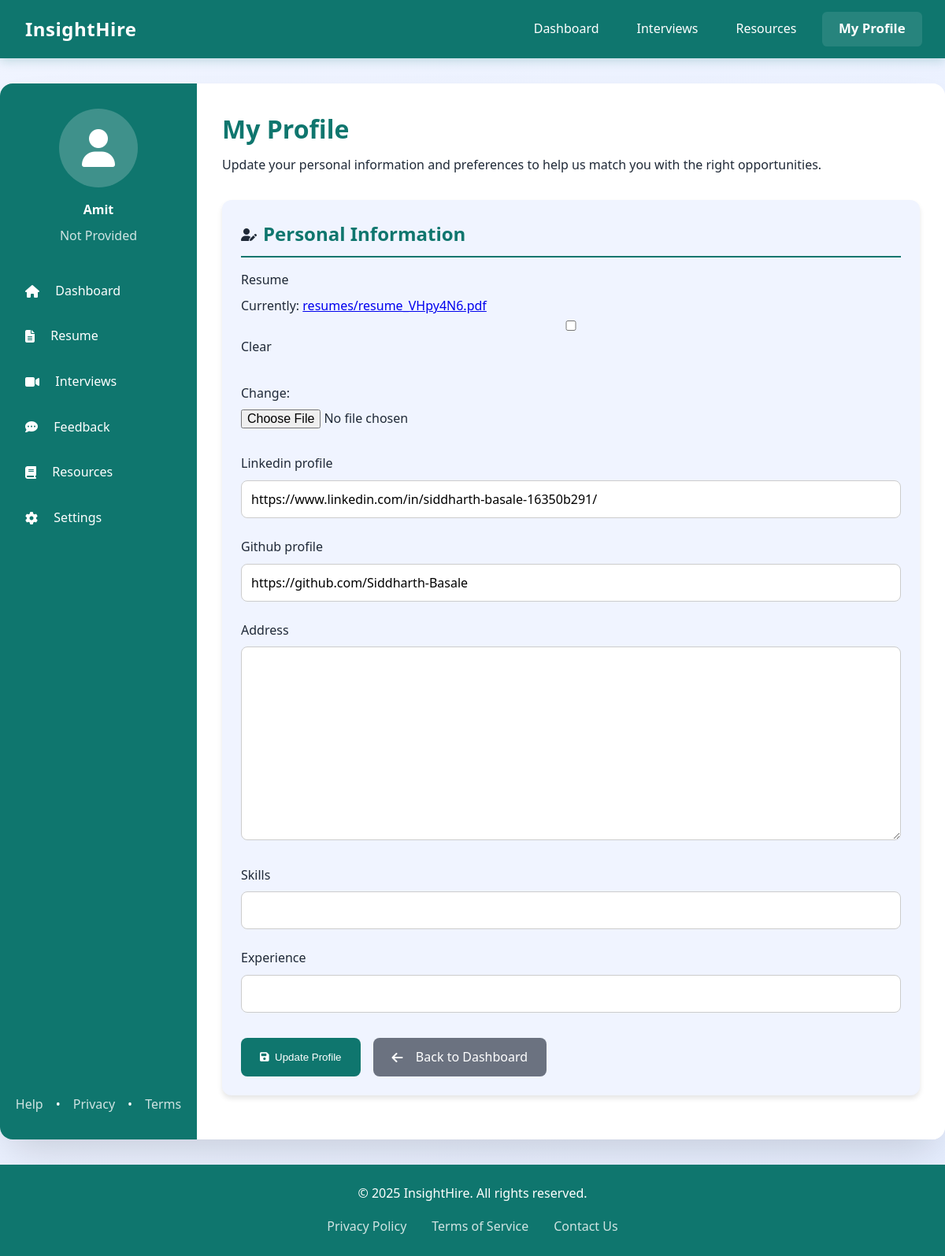
The page /candidate/profile/ (signed in) on the database its author committed.
### candidates/models.py (models this page shows, shortened)
class CandidateProfile(models.Model):
    user = models.OneToOneField(User, on_delete=models.CASCADE)
    resume = models.FileField(upload_to='resumes/', blank=True, null=True)
    linkedin_profile = models.URLField(blank=True, null=True)  # New field
    github_profile = models.URLField(blank=True, null=True)  # New field
    address = models.TextField(blank=True, null=True)  # New field
    skills = models.CharField(max_length=500, blank=True, null=True)  # New field
    experience = models.CharField(max_length=255, blank=True, null=True)  # New field
    company_applied = models.CharField(max_length=255, blank=True, null=True)
    meeting_link = models.URLField(blank=True, null=True)
    job_title = models.CharField(max_length=255, blank=True, null=True)
    audio_file = models.FileField(upload_to="interview_audio/", blank=True, null=True)
    video_file = models.FileField(upload_to="interview_videos/", blank=True, null=True)
    emotion_analysis = models.TextField(blank=True, null=True)
    overall_report = models.TextField(blank=True, null=True)
    hiring_recommendation = models.FloatField(blank=True, null=True)
    application_status = models.CharField(
        max_length=10,
        choices=[('Pending', 'Pending'), ('Accepted', 'Accepted'), ('Rejected', 'Rejected')],
        default='Pending'
    )

### candidates/views.py (the view)
# urls.py: path('profile/', candidate_profile, name='candidate_profile'),
@login_required
def candidate_profile(request):
    candidate_profile, _ = CandidateProfile.objects.get_or_create(user=request.user)
    if request.method == "POST":
        form = CandidateProfileForm(request.POST, request.FILES, instance=candidate_profile)
        if form.is_valid():
            form.save()
            return redirect('candidate_profile')
    else:
        form = CandidateProfileForm(instance=candidate_profile)
    return render(request, 'candidates/profile.html', {'form': form, 'candidate_profile': candidate_profile})

### candidates/forms.py
class CandidateProfileForm(forms.ModelForm):
    class Meta:
        model = CandidateProfile
        fields = ['resume', 'linkedin_profile', 'github_profile', 'address', 'skills', 'experience']

### candidates/templates/candidates/profile.html (shortened to what this page needs)
<!DOCTYPE html>
<html lang="en">
<head>
    <link href="https://cdnjs.cloudflare.com/ajax/libs/font-awesome/6.5.1/css/all.min.css" rel="stylesheet">
</head>
<body>
    <nav>
        <div class="nav-container">
            <a href="/" class="logo">
                <span class="logo-text">InsightHire</span>
            </a>
            <div class="nav-links">
                <a href="/notfound/">Dashboard</a>
                <a href="/notfound/">Interviews</a>
                <a href="/notfound/">Resources</a>
                <a href="{% url 'candidate_profile' %}" class="profile-btn active">My Profile</a>
            </div>
        </div>
    </nav>
    <div class="main-content">
        <div class="container">
            <div class="sidebar">
                <div class="user-info">
                    <div class="user-avatar">
                        <i class="fas fa-user"></i>
                    </div>
                    <div>
                        <div class="user-name">{{ request.user.get_full_name|default:request.user.username }}</div>
                        <div class="user-role">{{ candidate_profile.job_title|default:"Not Provided" }}</div>
                    </div>
                </div>
                <ul class="nav-menu">
                    <li><a href="/notfound/"><i class="fas fa-home"></i>&nbsp; Dashboard</a></li>
                    <li><a href="/notfound/"><i class="fas fa-file-alt"></i>&nbsp; Resume</a></li>
                    <li><a href="/notfound/"><i class="fas fa-video"></i>&nbsp; Interviews</a></li>
                    <li><a href="/notfound/"><i class="fas fa-comment-dots"></i>&nbsp; Feedback</a></li>
                    <li><a href="/notfound/"><i class="fas fa-book"></i>&nbsp; Resources</a></li>
                    <li><a href="/notfound/"><i class="fas fa-cog"></i>&nbsp; Settings</a></li>
                </ul>
                <div class="footer-links" style="margin-top: auto; padding-top: 2rem;">
                    <a href="/contact/">Help</a> •
                    <a href="/privacy/">Privacy</a> •
                    <a href="/terms/">Terms</a>
                </div>
            </div>
            <div class="profile-content">
                <div class="profile-header">
                    <h1>My Profile</h1>
                    <p>Update your personal information and preferences to help us match you with the right opportunities.</p>
                </div>
                <div class="card">
                    <div class="card-header">
                        <i class="fas fa-user-edit"></i>
                        <h2>Personal Information</h2>
                    </div>
                    <form method="post" enctype="multipart/form-data">
                        {% for field in form %}
                        <div class="form-group">
                            <label for="{{ field.id_for_label }}">{{ field.label }}</label>
                            {{ field }}
                        </div>
                        {% endfor %}
                        <div class="form-actions" style="display: flex; flex-wrap: wrap; margin-top: 2rem;">
                            <button type="submit" class="btn">
                                <i class="fas fa-save"></i>&nbsp; Update Profile
                            </button>
                            <a href="{% url 'candidate_dashboard' %}" class="btn back-btn">
                                <i class="fas fa-arrow-left"></i>&nbsp; Back to Dashboard
                            </a>
                        </div>
                    </form>
                </div>
            </div>
        </div>
    </div>
    <footer>
        <div class="footer-content">
            <p>&copy; 2025 InsightHire. All rights reserved.</p>
            <div class="footer-links">
                <a href="/privacy/">Privacy Policy</a>
                <a href="/terms/">Terms of Service</a>
                <a href="/contact/">Contact Us</a>
            </div>
        </div>
    </footer>
</body>
</html>

### rows shown on the page
CandidateProfile: job_title "Not Provided", form "https://www.linkedin.com/in/siddharth-basale-16350b291/" "https://github.com/Siddharth-Basale"

### other values the page prints
{{ request.user.get_full_name|default:request.user.username }} "Amit"
{{ field.label }} "Resume" "Linkedin profile" "Github profile" "Address" "Skills" "Experience"
